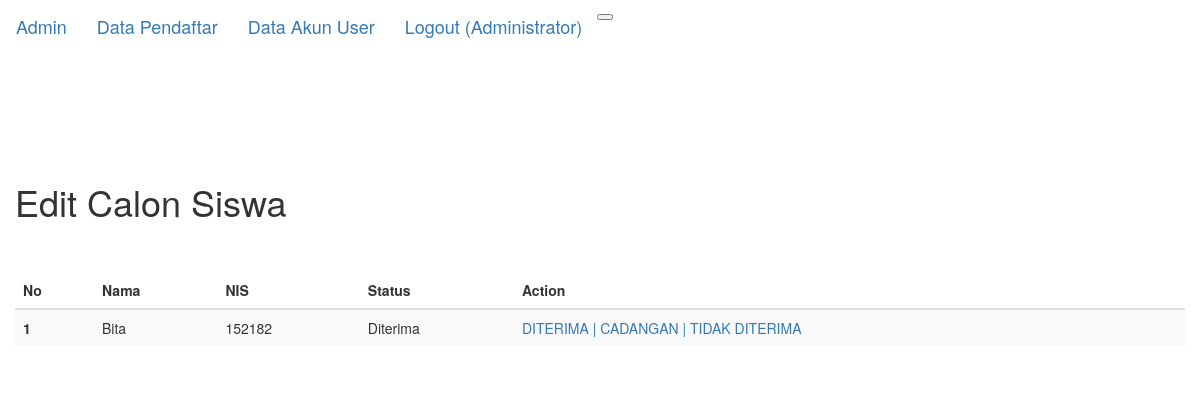
Page /editstatus.php?id=19 (signed in) on the committed database.
### tables this page shows
CREATE TABLE `peserta` (
  `id` int(11) NOT NULL,
  `user_id` int(11) NOT NULL,
  `nis` int(11) NOT NULL,
  `nama` varchar(50) NOT NULL,
  `jk` varchar(20) NOT NULL,
  `ttl` varchar(50) NOT NULL,
  `alamat` text NOT NULL,
  `email` varchar(30) NOT NULL,
  `telp` varchar(20) NOT NULL,
  `nama_ortu` varchar(50) NOT NULL,
  `pekerjaan_ortu` varchar(50) NOT NULL,
  `asal_sekolah` varchar(50) NOT NULL,
  `foto` text NOT NULL,
  `NA` int(5) DEFAULT 0,
  `status` varchar(50) NOT NULL
);

### editstatus.php (the view, shortened to what this page needs)
<?php
include('koneksi.php');
?>
<!DOCTYPE html>
<html>
<head>
    <link rel="stylesheet" href="css/bootstrap.css" type="text/css">
    <link rel="stylesheet" type="text/css" href="css/bootstrap.min.css">
</head>
<body>
    <nav class="navbar fixed-top navbar-expand-lg  navbar-dark bg-dark">
        <a class="navbar-brand" href="admin.php">Admin</a>
        <a class="navbar-brand" href="data_calon.php">Data Pendaftar</a>
        <a class="navbar-brand" href="akun.php">Data Akun User</a>
        <button class="navbar-toggler" type="button" data-toggle="collapse" data-target="#navbarNavDropdown"
            aria-controls="navbarNavDropdown" aria-expanded="false" aria-label="Toggle navigation">
        </button>
        <a class="navbar-brand" href="logout.php">
            Logout (<?=$_SESSION['level'];?>)
        </a>
    </nav>
    <div class="container" style="padding-top: 70px">
        <div class="row">
            <div class="col-sm" style="padding-top: 20px">
                <h1> Edit Calon Siswa</h1>
                <br>
                <br>
                <?php if(!isset($_GET['aksi']) && !isset($_GET['view'])&& $_SESSION['level']=='Administrator' )
{ ?>
                <table class="table table-striped">
                    <thead>
                        <tr>
                            <th scope="col">No</th>
                            <th scope="col">Nama</th>
                            <th scope="col">NIS</th>
                            <th scope="col">Status</th>
                            <th scope="col">Action</th>
                        </tr>
                    </thead>
                    <?php
  	$no=1;
    $tampil = mysqli_query($db, "SELECT * FROM peserta WHERE id='$_GET[id]'");
  	while ($data=mysqli_fetch_array($tampil)){
  ?>
                    <tbody>
                        <tr>
                            <th scope="row"><?php echo $no ?></th>
                            <td><?php echo $data['nama'];?></td>
                            <td><?php echo $data['nis'];?></td>
                            <td><?php echo $data['status'];?></td>
                            <td>    <a href="?page=editstatus&aksi=terima&id=<?php echo $data['id']?>">DITERIMA |
                                    <a href="?page=editstatus&aksi=cad&id=<?php echo $data['id']?>">CADANGAN |
                                    <a href="?page=editstatus&aksi=tidak&id=<?php echo $data['id']?>">TIDAK DITERIMA</td>
                        </tr>
                    </tbody>
                    <?php
	$no++;
	}
  ?>
                </table>
                <?php
}
?>
</body>
</html>

### rows in the picture
peserta: nama "Bita", nis "152182", status "Diterima"

### other values in the picture
$_SESSION['level'] "Administrator"
